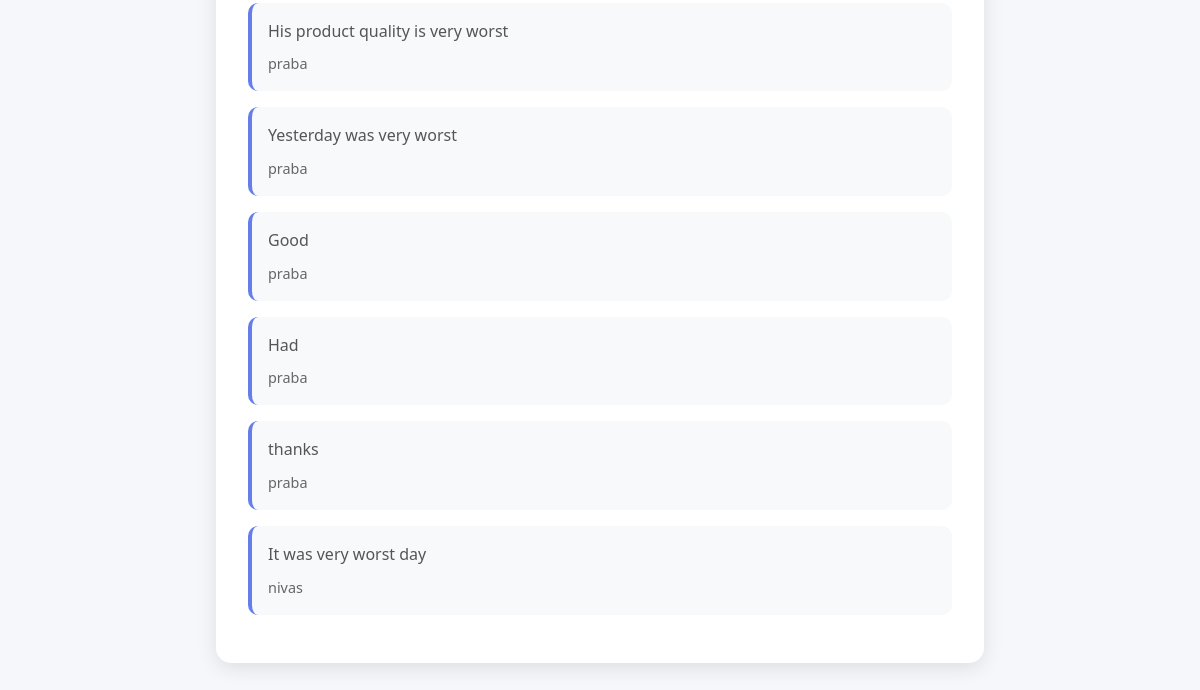
The page /home (signed in, lower part) on the database as committed earlier.
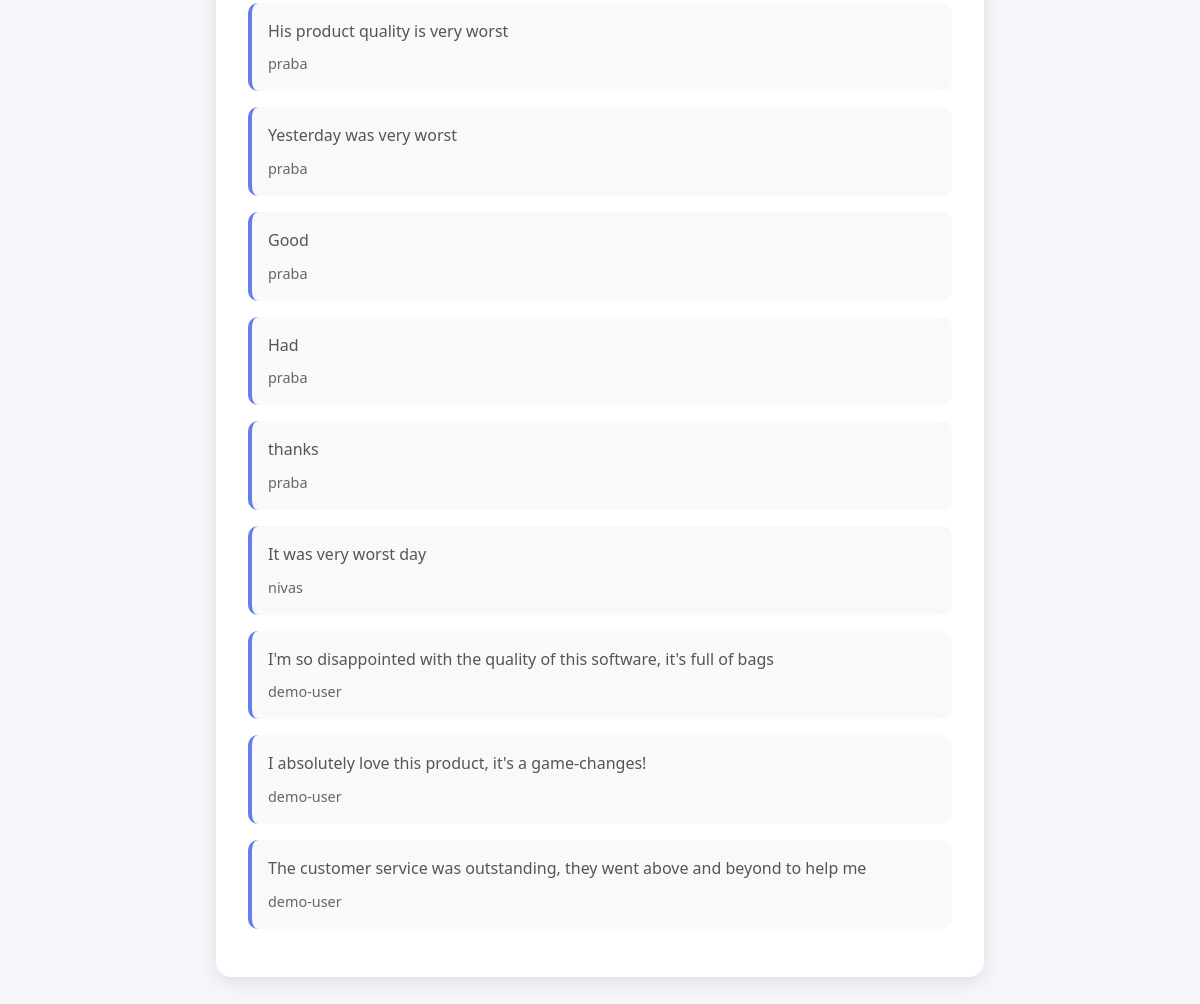
The same page on the database as committed later.
### db.py (models this page shows)
class Comment(db.Model):
    id = db.Column(db.Integer, primary_key=True)
    user = db.Column(db.String(80), nullable=False)
    text = db.Column(db.String(500), nullable=False)
    sentiment = db.Column(db.Float)
    sentiment_label = db.Column(db.String(10))
    date = db.Column(Date, default=datetime.utcnow().date())

### route.py (the view, shortened to what this page needs)
@app.route('/home', methods=['GET', 'POST'])
@login_required
def home():
    if current_user.role == 'admin':
        comments = Comment.query.all()
        return render_template('index.html', comments=comments)
    else:
        comments = Comment.query.all()
        return render_template('user.html', comments=comments)

### route.py (called while the page is built)
@login_manager.user_loader
def load_user(user_id):
    return User.query.get(int(user_id))

### templates/user.html (shortened to what this page needs)
<!DOCTYPE html>
<html lang="en">
<head>
    <link href="https://cdnjs.cloudflare.com/ajax/libs/font-awesome/6.0.0/css/all.min.css" rel="stylesheet">
</head>
<body>
    <main class="main-content">
        <div class="comments-section">
            {% if comments %}
                {% for comment in comments %}
                <div class="comment-item">
                    <div class="comment-text">{{ comment.text }}</div>
                    <div class="comment-meta">
                        <span class="comment-user">{{ comment.user }}</span>
                    </div>
                </div>
                {% endfor %}
            {% else %}
                <div class="empty-state">
                    <i class="fas fa-comments"></i>
                    <p>No comments yet. Be the first to analyze a comment!</p>
                </div>
            {% endif %}
        </div>
    </main>
</body>
</html>

Rows that differ between the two databases and show on the page:
added Comment: text "I'm so disappointed with the quality of this software, it's full of bags", user "demo-user"
added Comment: text "I absolutely love this product, it's a game-changes!", user "demo-user"
added Comment: text "The customer service was outstanding, they went above and beyond to help me", user "demo-user"
